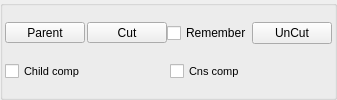
        <widget class="QGroupBox" name="groupBox_3">
         <property name="sizePolicy">
          <sizepolicy hsizetype="Preferred" vsizetype="Fixed">
           <horstretch>0</horstretch>
           <verstretch>0</verstretch>
          </sizepolicy>
         </property>
         <property name="title">
          <string/>
         </property>
         <layout class="QHBoxLayout" name="horizontalLayout_7">
          <property name="spacing">
           <number>2</number>
          </property>
          <property name="leftMargin">
           <number>2</number>
          </property>
          <property name="topMargin">
           <number>0</number>
          </property>
          <property name="rightMargin">
           <number>2</number>
          </property>
          <property name="bottomMargin">
           <number>0</number>
          </property>
          <item>
           <layout class="QVBoxLayout" name="verticalLayout">
            <item>
             <layout class="QHBoxLayout" name="horizontalLayout_3">
              <property name="spacing">
               <number>2</number>
              </property>
              <item>
               <widget class="QPushButton" name="pushButton">
                <property name="sizePolicy">
                 <sizepolicy hsizetype="Minimum" vsizetype="Fixed">
                  <horstretch>5</horstretch>
                  <verstretch>0</verstretch>
                 </sizepolicy>
                </property>
                <property name="minimumSize">
                 <size>
                  <width>0</width>
                  <height>21</height>
                 </size>
                </property>
                <property name="maximumSize">
                 <size>
                  <width>16777215</width>
                  <height>21</height>
                 </size>
                </property>
                <property name="text">
                 <string>Parent</string>
                </property>
                <property name="+c" stdset="0">
                 <string>&quot;tksi.parentClick()&quot;</string>
                </property>
               </widget>
              </item>
              <item>
               <layout class="QHBoxLayout" name="horizontalLayout_31">
                <property name="spacing">
                 <number>0</number>
                </property>
                <item>
                 <widget class="QPushButton" name="pushButton_2">
                  <property name="minimumSize">
                   <size>
                    <width>0</width>
                    <height>21</height>
                   </size>
                  </property>
                  <property name="maximumSize">
                   <size>
                    <width>16777215</width>
                    <height>21</height>
                   </size>
                  </property>
                  <property name="text">
                   <string>Cut</string>
                  </property>
                  <property name="+c" stdset="0">
                   <string>&quot;tksi.cutClick()&quot;</string>
                  </property>
                 </widget>
                </item>
                <item>
                 <widget class="QCheckBox" name="siRememberParentCB">
                  <property name="text">
                   <string>Remember</string>
                  </property>
                 </widget>
                </item>
                <item>
                 <widget class="QPushButton" name="pushButton_7">
                  <property name="text">
                   <string>UnCut</string>
                  </property>
                  <property name="+c" stdset="0">
                   <string>&quot;tksi.unCutClick()&quot;</string>
                  </property>
                 </widget>
                </item>
               </layout>
              </item>
             </layout>
            </item>
            <item>
             <layout class="QHBoxLayout" name="horizontalLayout">
              <property name="spacing">
               <number>2</number>
              </property>
              <item>
               <widget class="QCheckBox" name="childCompCB">
                <property name="font">
                 <font>
                  <pointsize>8</pointsize>
                  <weight>50</weight>
                  <bold>false</bold>
                 </font>
                </property>
                <property name="text">
                 <string>Child comp</string>
                </property>
                <property name="+cc" stdset="0">
                 <string>&quot;tksi.childCompClick()&quot;</string>
                </property>
               </widget>
              </item>
              <item>
               <widget class="QCheckBox" name="cnsCompCB">
                <property name="font">
                 <font>
                  <pointsize>8</pointsize>
                  <weight>50</weight>
                  <bold>false</bold>
                 </font>
                </property>
                <property name="text">
                 <string>Cns comp</string>
                </property>
                <property name="+cc" stdset="0">
                 <string>&quot;tksi.cnsCompClick()&quot;</string>
                </property>
               </widget>
              </item>
             </layout>
            </item>
           </layout>
          </item>
         </layout>
        </widget>
